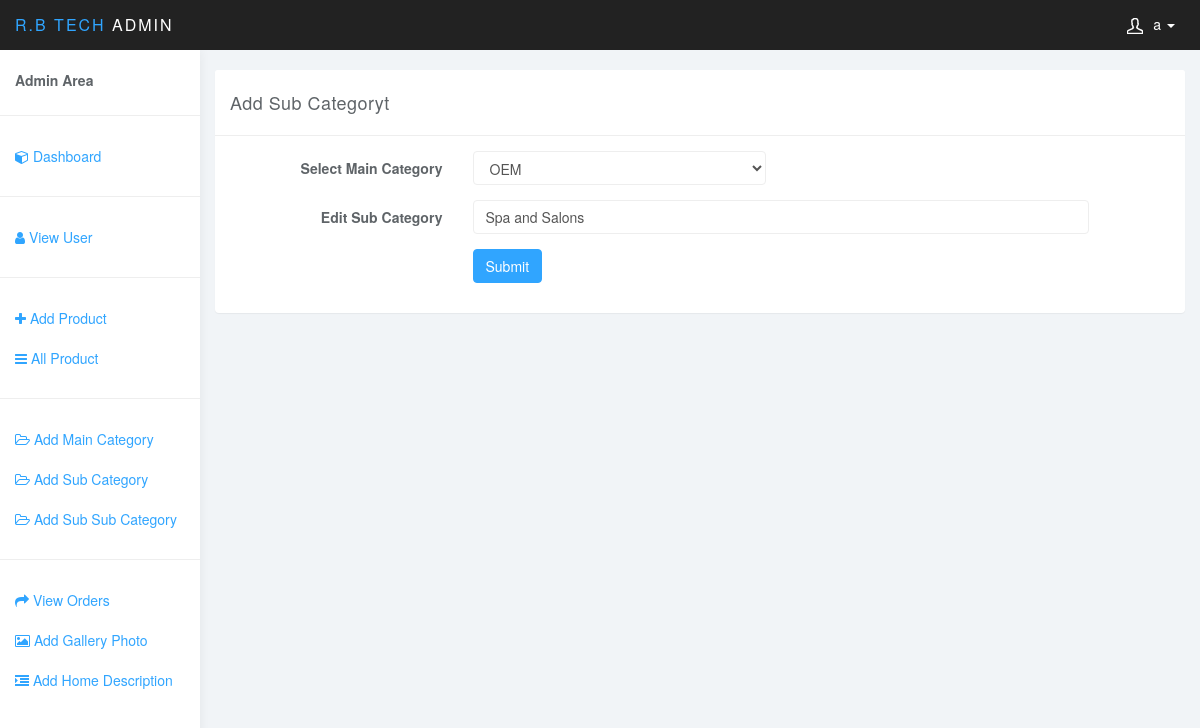
The page /admin/edit-sub-category.php?id=25 (signed in) on the database its author committed.
### tables this page shows
CREATE TABLE IF NOT EXISTS `main_category` (
  `id` int(10) NOT NULL AUTO_INCREMENT,
  `main_category_name` varchar(1000) NOT NULL,
  PRIMARY KEY (`id`)
);

CREATE TABLE IF NOT EXISTS `sub_category` (
  `id` int(10) NOT NULL AUTO_INCREMENT,
  `main_category_id` int(10) NOT NULL,
  `sub_category_name` varchar(1000) NOT NULL,
  PRIMARY KEY (`id`)
);

### admin/edit-sub-category.php (the view, shortened to what this page needs)
<?php
include "../connect.php";
?>
    <!DOCTYPE html>
    <html>
    <head>
        <?php include "design.php"; ?>
    </head>
<?php
$id=$_GET['id'];
$res=mysqli_query($link,"select main_category_id,sub_category_name from sub_category where id=$id");
while($row=mysqli_fetch_array($res)) {
   $main_category_id=$row["main_category_id"];
    $sub_category_name=$row['sub_category_name'];
}
$res1=mysqli_query($link,"select main_category_name from main_category where id=$main_category_id" );
while($row1=mysqli_fetch_array($res1)) {
    $main_category_name=$row1['main_category_name'];
}
?>
<body>
<nav class="navbar navbar-inverse navbar-fixed-top" role="navigation">
    <div class="container-fluid">
        <div class="navbar-header">
            <a class="navbar-brand" href="#"><span>Lumino</span>Admin</a>
            <ul class="user-menu">
                <li class="dropdown pull-right">
                    <a href="#" class="dropdown-toggle" data-toggle="dropdown"><svg class="glyph stroked male-user"><use xlink:href="#stroked-male-user"></use></svg><?php echo $_SESSION['username'];
                        ?> <span class="caret"></span></a>
                </li>
            </ul>
        </div>
    </div>
</nav>
<?php include "sidebar.php"; ?>
<div class="col-sm-9 col-sm-offset-3 col-lg-10 col-lg-offset-2 main">
    <div class="row">
        <div class="col-lg-12">
            <br>
        </div>
    </div>
    <div class="row">
        <div class="col-lg-12">
            <div class="panel panel-default">
                <div class="panel-heading">Add Sub Categoryt</div>
                <div class="panel-body">
                    <div class="row">
                        <div class="col-sm-12">
                            <form class="form-horizontal" action="" method="post" enctype="multipart/form-data">
                                <fieldset>
                                    <div class="form-group">
                                        <label class="col-md-3 control-label">Select Main Category</label>
                                        <div class="col-md-4">
                                            <select name="main_category_name" id="category-group" class="form-control selecter">
                                                <option selected='selected' class='form-control selected'><?php echo $main_category_name; ?></option>
                                            </select>
                                        </div>
                                    </div>
                                    <div class="form-group">
                                        <label class="col-md-3 control-label">Edit Sub Category</label>
                                        <div class="col-md-8">
                                            <input id="pname" name="sub_category" placeholder="Edit Sub Category"
                                                   class="form-control input-md" required="" value="<?php echo $sub_category_name; ?>" type="text">
                                        </div>
                                    </div>
                                    <div class="form-group">
                                        <label class="col-md-3 control-label"></label>
                                        <div class="col-md-8"><input type="submit" class="btn btn-primary" name="submitsubcategory" id="submit"
                                                                     value="Submit"></div>
                                    </div>
                                </fieldset>
                            </form>
                        </div>
                    </div>
                </div>
            </div>
        </div>
    </div>
</div>
<div class="col-sm-9 col-sm-offset-3 col-lg-10 col-lg-offset-2 main">
    <div class="row">
        <div class="col-lg-12">
            <br>
        </div>
    </div>
</div>
<?php include "footer.php"; ?>

### admin/css/styles.css (style rules this page uses)
body { background: #f1f4f7; padding-top: 50px; color: #5f6468; }
a, a:hover, a:focus { color: #30a5ff; }
.form-control { border: 1px solid #eee; box-shadow: none; }
.navbar-header .navbar-brand { color: #fff; font-size: 16px; text-transform: uppercase; font-weight: 500; letter-spacing: 2px; }
.navbar-header .navbar-brand span { color: #30a5ff; }
.btn-primary, .btn-primary:hover, .btn-primary:focus, .btn-primary:active, .btn-primary.active, .open > .dropdown-toggle.btn-primary, .btn-primary.disabled, .btn-primary[disabled], fieldset[disabled] .btn-primary, .btn-primary.disabled:hover, .btn-primary[disabled]:hover, fieldset[disabled] .btn-primary:hover, .btn-primary.disabled:focus, .btn-primary[disabled]:focus, fieldset[disabled] .btn-primary:focus, .btn-primary.disabled:active, .btn-primary[disabled]:active, fieldset[disabled] .btn-primary:active, .btn-primary.disabled.active, .btn-primary[disabled].active, fieldset[disabled] .btn-primary.active { background-color: #30a5ff; border-color: #30a5ff; }
.panel { border: 0; }
.panel-heading { font-size: 18px; font-weight: 300; letter-spacing: 0.025em; height: 66px; line-height: 45px; }
.panel-default .panel-heading { background: #fff; border-bottom: 1px solid #eee; color: #5f6468; }
.navbar { border: 0; }
.user-menu { display: inline-block; margin-top: 14px; margin-right: 10px; float: right; list-style: none; padding: 0; }
.user-menu a { color: #fff; }
@media (min-width: 768px) { .navbar-header { width: 100%; } }

### rows shown on the page
main_category: main_category_name "OEM"
sub_category: sub_category "Spa and Salons"

### other values the page prints
$_SESSION['username'] "a"
